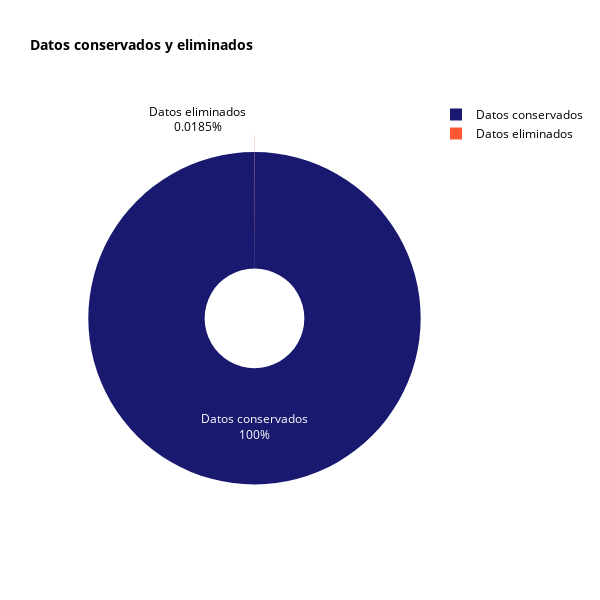

Notebook code for this chart:
### Code cell
# Datos
filas_eliminadas = len(data_entregas) - len(clean_data)
porcentaje_eliminado = (filas_eliminadas / len(data_entregas)) * 100
porcentaje_total = 100 - porcentaje_eliminado

porcentajes = [porcentaje_total, porcentaje_eliminado]
categorias = ['Datos conservados', 'Datos eliminados']
colores = ['#191970', '#FF5733']

# Crear el gráfico circular
fig = go.Figure(data=[go.Pie(
    labels=categorias,
    values=porcentajes,
    textinfo='percent+label',
    marker=dict(colors=colores),
    hole=0.3,  
    pull=[0.05, 0.05]  # Para separar las secciones
)])

# Personalizar el diseño
fig.update_layout(
    title_text='Datos conservados y eliminados',
    title_font_size=14,
    title_font_weight='bold',
    font=dict(color='black'),  
    paper_bgcolor='white', 
    plot_bgcolor='white',  
    width=600,  
    height=600  
)
fig.show()

### Figure 1 — Plotly figure (JSON) as saved in the notebook; plotly's stock layout.template omitted (floating-point values rounded to 4 significant figures)
{"data": [{"hole": 0.3, "labels": ["Datos conservados", "Datos eliminados"], "marker": {"colors": ["#191970", "#FF5733"]}, "pull": [0.05, 0.05], "textinfo": "percent+label", "type": "pie", "values": [99.98, 0.01851]}], "layout": {"font": {"color": "black"}, "height": 600, "paper_bgcolor": "white", "plot_bgcolor": "white", "title": {"font": {"size": 14, "weight": "bold"}, "text": "Datos conservados y eliminados"}, "width": 600}}
